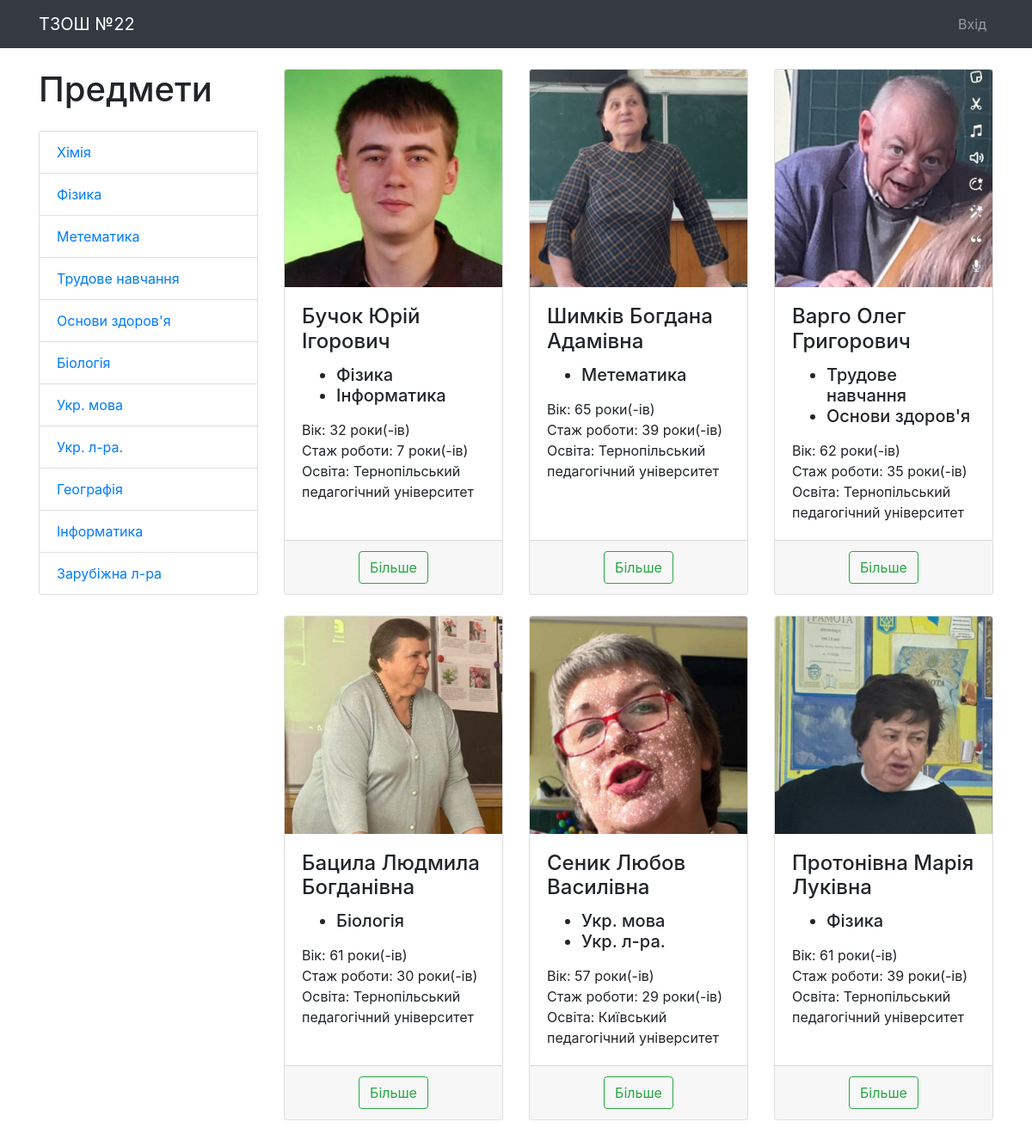
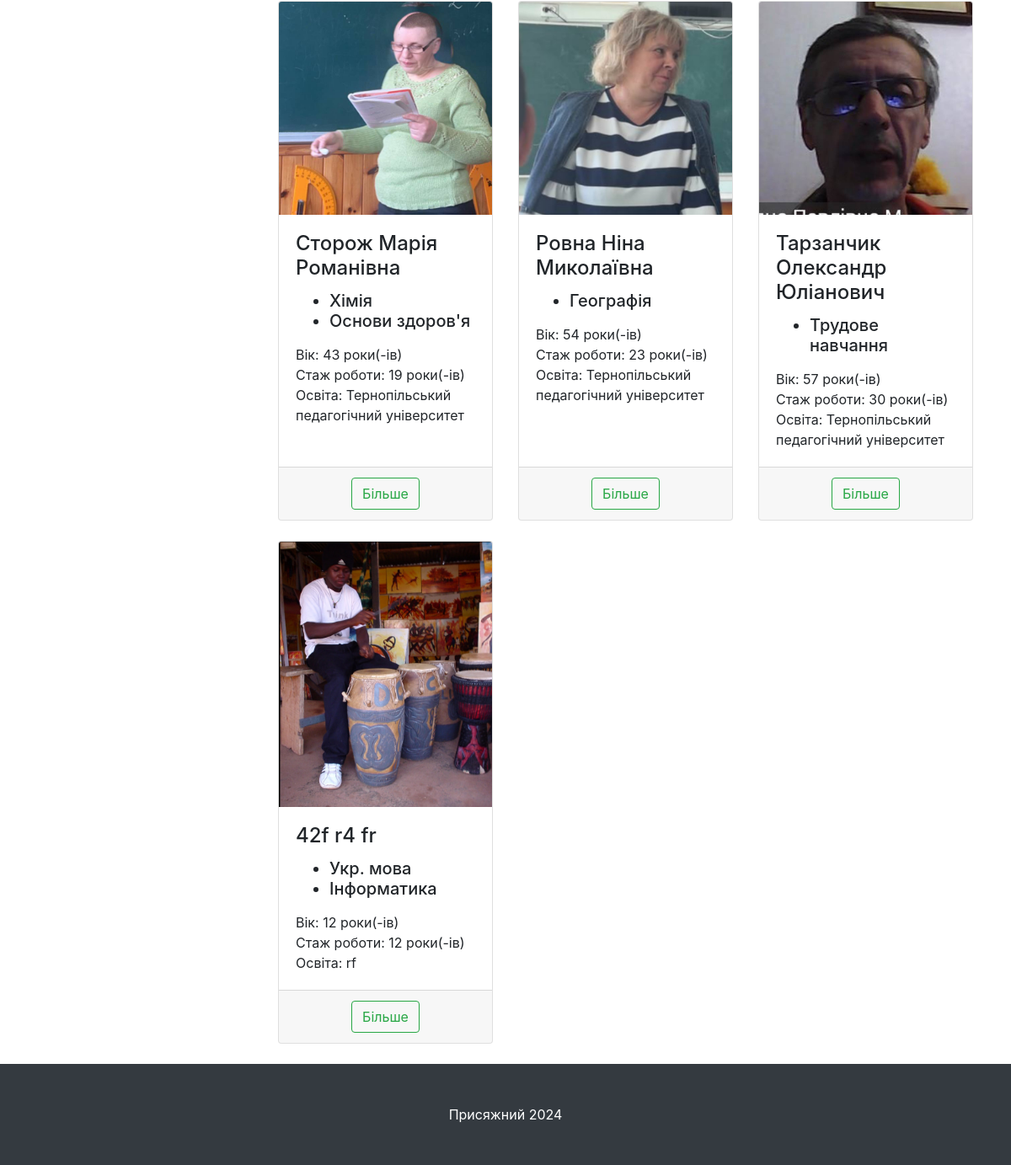
The app's page /teachers/main/ with its own data (2 pictures, top to bottom).
### teachers/models.py (models this page shows, shortened)
class subjects(models.Model):
    subject_name = models.CharField(max_length=64)

class teachers(models.Model):
    name = models.CharField(max_length=32)
    second_name = models.CharField(max_length=32)
    by_father = models.CharField(max_length=32)
    age = models.IntegerField()
    experience =  models.IntegerField()
    subject = models.ManyToManyField(subjects, related_name="teachers")
    education = models.CharField(max_length=128)
    image = models.ImageField(upload_to="teachers_images", default="")

### teachers/views.py (the view)
# urls.py: path("main/", teachers_catalog, name="index")
def teachers_catalog(request):
    subjects_all = subjects.objects.all()
    teachers_all = teachers.objects.all()
    context = {
        "subjects": subjects_all,
        "teachers": teachers_all
    }
    return render(request, "teachers/teachers.html", context)

### teachers/templates/teachers/teachers.html (shortened to what this page needs)
{% extends 'teachers/base.html' %}
{% load static %}
{% block css %}
    <link href="{% static 'vendor/css/products.css' %}" rel="stylesheet">
{% endblock %}
{% block content %}
    <div class="container">
    <div class="row">
        <div class="col-lg-3">
            <h1 class="my-4">Предмети</h1>
            <div class="list-group">
                {% for i in subjects %}
                    <a href="#" class="list-group-item">{{ i.subject_name }}</a>
                {% endfor %}
            </div>
        </div>
        <div class="col-lg-9">
            <div id="carouselExampleIndicators" class="carousel slide my-4" data-ride="carousel">
                <ol class="carousel-indicators">
                </ol>
            </div>
            <div class="row">
            {% for i in teachers %}
                 <div class="col-lg-4 col-md-6 mb-4">
<div class="card h-100">
    <a href="#">
        <img class="card-img-top"
             src="{{ i.image.url }}"
             alt="">
    </a>
    <div class="card-body">
        <h4 class="card-title">
            <a>{{ i.second_name }} {{ i.name }} {{ i.by_father }}</a>
        </h4>
        <h5>
            <ul>
                {% for subject in i.subject.all %}
                    <li>{{ subject.subject_name }}</li>
                {% endfor %}
            </ul>
        </h5>
        <p class="card-text">
            Вік: {{i.age}} роки(-ів) <br>
            Стаж роботи: {{i.experience}} роки(-ів) <br>
        </p>
        Освіта: {{i.education}}
    </div>
    <div class="card-footer text-center">
        <button type="button" class="btn btn-outline-success">Більше</button>
    </div>
</div>
</div>
            {% endfor %}
            </div>
        </div>
    </div>
</div>
{% endblock %}
{% block footer %}
<footer class="py-5 bg-dark">
    <div class="container">
        <p class="m-0 text-center text-white">Присяжний 2024</p>
    </div>
</footer>
{% endblock %}

### teachers/templates/teachers/base.html (shortened to what this page needs)
{% load static %}
<!DOCTYPE html>
<html lang="en">
<head>
    <link href="{% static 'vendor/bootstrap/css/bootstrap.min.css' %}" rel="stylesheet">
{% block css %} {% endblock %}
</head>
<body>
<nav class="navbar navbar-expand-lg navbar-dark bg-dark fixed-top">
    <div class="container">
        <a class="navbar-brand" href="{% url 'index' %}">ТЗОШ №22</a>
        <div class="collapse navbar-collapse" id="navbarResponsive">
            <ul class="navbar-nav ml-auto">
                {% if user.is_authenticated == False %}
                    <li class="nav-item">
                        <a class="nav-link" href="{% url 'users:login' %}">Вхід </a>
                    </li>
                {% endif %}
            </ul>
        </div>
    </div>
</nav>
{% block content %} {% endblock %}
{% block footer %}
{% endblock %}
</body>
</html>

### records on screen
subjects: subject_name "Хімія"
subjects: subject_name "Фізика"
subjects: subject_name "Метематика"
subjects: subject_name "Трудове навчання"
subjects: subject_name "Основи здоров'я"
subjects: subject_name "Біологія"
subjects: subject_name "Укр. мова"
subjects: subject_name "Укр. л-ра."
subjects: subject_name "Географія"
subjects: subject_name "Інформатика"
subjects: subject_name "Зарубіжна л-ра"
teachers: image (picture), second_name "Бучок", name "Юрій", by_father "Ігорович", age "32", experience "7", education "Тернопільський педагогічний університет"
teachers: image (picture), second_name "Шимків", name "Богдана", by_father "Адамівна", age "65", experience "39", education "Тернопільський педагогічний університет"
teachers: image (picture), second_name "Варго", name "Олег", by_father "Григорович", age "62", experience "35", education "Тернопільський педагогічний університет"
teachers: image (picture), second_name "Бацила", name "Людмила", by_father "Богданівна", age "61", experience "30", education "Тернопільський педагогічний університет"
teachers: image (picture), second_name "Сеник", name "Любов", by_father "Василівна", age "57", experience "29", education "Київський педагогічний університет"
teachers: image (picture), second_name "Протонівна", name "Марія", by_father "Луківна", age "61", experience "39", education "Тернопільський педагогічний університет"
teachers: image (picture), second_name "Сторож", name "Марія", by_father "Романівна", age "43", experience "19", education "Тернопільський педагогічний університет"
teachers: image (picture), second_name "Ровна", name "Ніна", by_father "Миколаївна", age "54", experience "23", education "Тернопільський педагогічний університет"
teachers: image (picture), second_name "Тарзанчик", name "Олександр", by_father "Юліанович", age "57", experience "30", education "Тернопільський педагогічний університет"
teachers: image (picture), second_name "42f", name "r4", by_father "fr", age "12", experience "12", education "rf"
